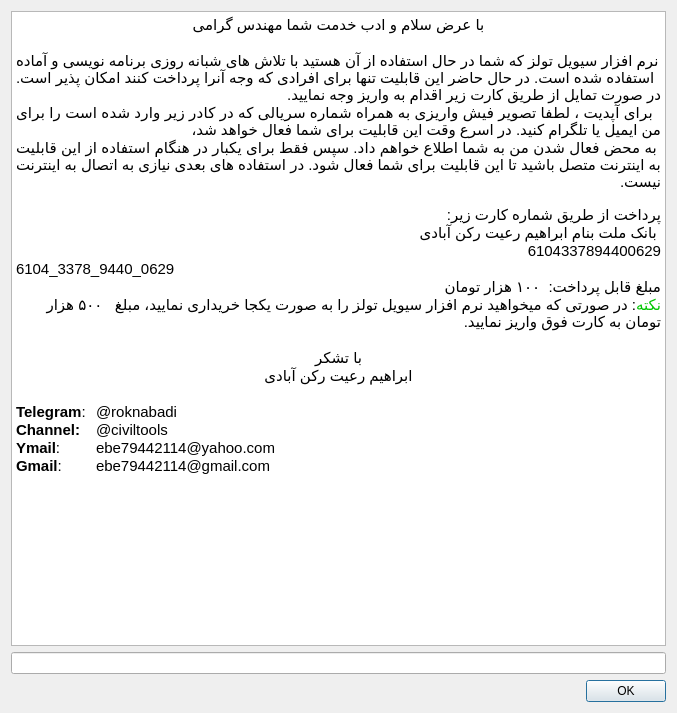
<?xml version="1.0" encoding="UTF-8"?>
<ui version="4.0">
 <class>about</class>
 <widget class="QDialog" name="about">
  <property name="windowModality">
   <enum>Qt::NonModal</enum>
  </property>
  <property name="geometry">
   <rect>
    <x>0</x>
    <y>0</y>
    <width>677</width>
    <height>713</height>
   </rect>
  </property>
  <property name="windowTitle">
   <string>Dialog</string>
  </property>
  <property name="modal">
   <bool>false</bool>
  </property>
  <layout class="QHBoxLayout" name="horizontalLayout">
   <item>
    <layout class="QVBoxLayout" name="verticalLayout">
     <item>
      <widget class="QTextEdit" name="textEdit">
       <property name="html">
        <string>&lt;!DOCTYPE HTML PUBLIC &quot;-//W3C//DTD HTML 4.0//EN&quot; &quot;http://www.w3.org/TR/REC-html40/strict.dtd&quot;&gt;
&lt;html&gt;&lt;head&gt;&lt;meta name=&quot;qrichtext&quot; content=&quot;1&quot; /&gt;&lt;style type=&quot;text/css&quot;&gt;
p, li { white-space: pre-wrap; }
&lt;/style&gt;&lt;/head&gt;&lt;body style=&quot; font-family:'Noto Sans'; font-size:10pt; font-weight:400; font-style:normal;&quot;&gt;
&lt;p align=&quot;center&quot; dir='rtl' style=&quot; margin-top:0px; margin-bottom:0px; margin-left:0px; margin-right:0px; -qt-block-indent:0; text-indent:0px;&quot;&gt;&lt;span style=&quot; font-family:'Ubuntu'; font-size:11pt;&quot;&gt;با عرض سلام و ادب خدمت شما مهندس گرامی&lt;/span&gt;&lt;/p&gt;
&lt;p align=&quot;center&quot; dir='rtl' style=&quot;-qt-paragraph-type:empty; margin-top:0px; margin-bottom:0px; margin-left:0px; margin-right:0px; -qt-block-indent:0; text-indent:0px; font-family:'Ubuntu'; font-size:11pt;&quot;&gt;&lt;br /&gt;&lt;/p&gt;
&lt;p align=&quot;justify&quot; dir='rtl' style=&quot; margin-top:0px; margin-bottom:0px; margin-left:0px; margin-right:0px; -qt-block-indent:0; text-indent:0px;&quot;&gt;&lt;span style=&quot; font-family:'Ubuntu'; font-size:11pt;&quot;&gt;نرم افزار سیویل تولز که شما در حال استفاده از آن هستید با تلاش های شبانه روزی برنامه نویسی و آماده استفاده شده است. در حال حاضر این قابلیت تنها برای افرادی که وجه آنرا پرداخت کنند امکان پذیر است.  در صورت تمایل از طریق کارت زیر اقدام به واریز وجه نمایید.&lt;/span&gt;&lt;/p&gt;
&lt;p align=&quot;justify&quot; dir='rtl' style=&quot; margin-top:0px; margin-bottom:0px; margin-left:0px; margin-right:0px; -qt-block-indent:0; text-indent:0px;&quot;&gt;&lt;span style=&quot; font-family:'Ubuntu'; font-size:11pt;&quot;&gt; برای آپدیت ، لطفا تصویر فیش واریزی به همراه شماره سریالی که در کادر زیر وارد شده است را برای من ایمیل یا تلگرام کنید. در اسرع وقت این قابلیت برای شما فعال خواهد شد،&lt;/span&gt;&lt;/p&gt;
&lt;p align=&quot;justify&quot; dir='rtl' style=&quot; margin-top:0px; margin-bottom:0px; margin-left:0px; margin-right:0px; -qt-block-indent:0; text-indent:0px;&quot;&gt;&lt;span style=&quot; font-family:'Ubuntu'; font-size:11pt;&quot;&gt;به محض فعال شدن من به شما اطلاع خواهم داد. سپس فقط برای یکبار در هنگام استفاده از این قابلیت به اینترنت متصل باشید تا این قابلیت برای شما فعال شود. در استفاده های بعدی نیازی به اتصال به اینترنت نیست.&lt;/span&gt;&lt;/p&gt;
&lt;p align=&quot;right&quot; dir='rtl' style=&quot;-qt-paragraph-type:empty; margin-top:0px; margin-bottom:0px; margin-left:0px; margin-right:0px; -qt-block-indent:0; text-indent:0px;&quot;&gt;&lt;br /&gt;&lt;/p&gt;
&lt;p align=&quot;right&quot; dir='rtl' style=&quot; margin-top:0px; margin-bottom:0px; margin-left:0px; margin-right:0px; -qt-block-indent:0; text-indent:0px;&quot;&gt;&lt;span style=&quot; font-family:'Ubuntu'; font-size:11pt;&quot;&gt;پرداخت از طریق شماره کارت زیر:&lt;/span&gt;&lt;/p&gt;
&lt;p align=&quot;right&quot; dir='rtl' style=&quot; margin-top:0px; margin-bottom:0px; margin-left:0px; margin-right:0px; -qt-block-indent:0; text-indent:0px;&quot;&gt;&lt;span style=&quot; font-family:'Ubuntu'; font-size:11pt;&quot;&gt; بانک ملت بنام ابراهیم رعیت&lt;/span&gt;&lt;span style=&quot; font-family:'Ubuntu'; font-size:11pt; color:#000000;&quot;&gt; رکن آبادی&lt;/span&gt;&lt;/p&gt;
&lt;p align=&quot;right&quot; dir='rtl' style=&quot; margin-top:0px; margin-bottom:0px; margin-left:0px; margin-right:0px; -qt-block-indent:0; text-indent:0px;&quot;&gt;&lt;span style=&quot; font-family:'Ubuntu'; font-size:11pt; color:#000000;&quot;&gt;6104337894400629&lt;/span&gt;&lt;/p&gt;
&lt;p style=&quot; margin-top:0px; margin-bottom:0px; margin-left:0px; margin-right:0px; -qt-block-indent:0; text-indent:0px;&quot;&gt;&lt;span style=&quot; font-family:'Ubuntu'; font-size:11pt; color:#000000;&quot;&gt;6104_3378_9440_0629&lt;/span&gt;&lt;/p&gt;
&lt;p align=&quot;right&quot; dir='rtl' style=&quot; margin-top:0px; margin-bottom:0px; margin-left:0px; margin-right:0px; -qt-block-indent:0; text-indent:0px;&quot;&gt;&lt;span style=&quot; font-family:'Ubuntu'; font-size:11pt; color:#000000;&quot;&gt;مبلغ قابل پرداخت:  ۱۰۰ هزار تومان&lt;/span&gt;&lt;/p&gt;
&lt;p align=&quot;right&quot; dir='rtl' style=&quot; margin-top:0px; margin-bottom:0px; margin-left:0px; margin-right:0px; -qt-block-indent:0; text-indent:0px;&quot;&gt;&lt;span style=&quot; font-family:'Ubuntu'; font-size:11pt; color:#00c700;&quot;&gt;نکته&lt;/span&gt;&lt;span style=&quot; font-family:'Ubuntu'; font-size:11pt; color:#000000;&quot;&gt;: در صورتی که میخواهید نرم افزار سیویل تولز را به صورت یکجا خریداری نمایید، مبلغ   ۵۰۰ هزار تومان به کارت فوق واریز نمایید.&lt;/span&gt;&lt;/p&gt;
&lt;p align=&quot;right&quot; dir='rtl' style=&quot;-qt-paragraph-type:empty; margin-top:0px; margin-bottom:0px; margin-left:0px; margin-right:0px; -qt-block-indent:0; text-indent:0px; font-family:'Ubuntu'; font-size:11pt; font-weight:600;&quot;&gt;&lt;br /&gt;&lt;/p&gt;
&lt;p align=&quot;center&quot; dir='rtl' style=&quot; margin-top:0px; margin-bottom:0px; margin-left:0px; margin-right:0px; -qt-block-indent:0; text-indent:0px;&quot;&gt;&lt;span style=&quot; font-family:'Ubuntu'; font-size:11pt;&quot;&gt;با تشکر&lt;/span&gt;&lt;/p&gt;
&lt;p align=&quot;center&quot; dir='rtl' style=&quot; margin-top:0px; margin-bottom:0px; margin-left:0px; margin-right:0px; -qt-block-indent:0; text-indent:0px;&quot;&gt;&lt;span style=&quot; font-family:'Ubuntu'; font-size:11pt;&quot;&gt;ابراهیم رعیت رکن آبادی&lt;/span&gt;&lt;/p&gt;
&lt;p align=&quot;right&quot; dir='rtl' style=&quot;-qt-paragraph-type:empty; margin-top:0px; margin-bottom:0px; margin-left:0px; margin-right:0px; -qt-block-indent:0; text-indent:0px; font-family:'Ubuntu'; font-size:11pt;&quot;&gt;&lt;br /&gt;&lt;/p&gt;
&lt;p style=&quot; margin-top:0px; margin-bottom:0px; margin-left:0px; margin-right:0px; -qt-block-indent:0; text-indent:0px;&quot;&gt;&lt;span style=&quot; font-family:'Ubuntu'; font-size:11pt; font-weight:600;&quot;&gt;Telegram&lt;/span&gt;&lt;span style=&quot; font-family:'Ubuntu'; font-size:11pt;&quot;&gt;: 	@roknabadi&lt;/span&gt;&lt;/p&gt;
&lt;p style=&quot; margin-top:0px; margin-bottom:0px; margin-left:0px; margin-right:0px; -qt-block-indent:0; text-indent:0px;&quot;&gt;&lt;span style=&quot; font-family:'Ubuntu'; font-size:11pt; font-weight:600;&quot;&gt;Channel:&lt;/span&gt;&lt;span style=&quot; font-family:'Ubuntu'; font-size:11pt;&quot;&gt; 	@civiltools&lt;/span&gt;&lt;/p&gt;
&lt;p style=&quot; margin-top:0px; margin-bottom:0px; margin-left:0px; margin-right:0px; -qt-block-indent:0; text-indent:0px;&quot;&gt;&lt;span style=&quot; font-family:'Ubuntu'; font-size:11pt; font-weight:600;&quot;&gt;Ymail&lt;/span&gt;&lt;span style=&quot; font-family:'Ubuntu'; font-size:11pt;&quot;&gt;: 	ebe79442114@yahoo.com&lt;/span&gt;&lt;/p&gt;
&lt;p style=&quot; margin-top:0px; margin-bottom:0px; margin-left:0px; margin-right:0px; -qt-block-indent:0; text-indent:0px;&quot;&gt;&lt;span style=&quot; font-family:'Ubuntu'; font-size:11pt; font-weight:600;&quot;&gt;Gmail&lt;/span&gt;&lt;span style=&quot; font-family:'Ubuntu'; font-size:11pt;&quot;&gt;: 	ebe79442114@gmail.com&lt;/span&gt;&lt;/p&gt;
&lt;p align=&quot;right&quot; dir='rtl' style=&quot;-qt-paragraph-type:empty; margin-top:0px; margin-bottom:0px; margin-left:0px; margin-right:0px; -qt-block-indent:0; text-indent:0px; font-family:'Ubuntu'; font-size:11pt; font-weight:600;&quot;&gt;&lt;br /&gt;&lt;/p&gt;&lt;/body&gt;&lt;/html&gt;</string>
       </property>
      </widget>
     </item>
     <item>
      <widget class="QLineEdit" name="serial"/>
     </item>
     <item>
      <widget class="QDialogButtonBox" name="buttonBox">
       <property name="orientation">
        <enum>Qt::Horizontal</enum>
       </property>
       <property name="standardButtons">
        <set>QDialogButtonBox::Ok</set>
       </property>
      </widget>
     </item>
    </layout>
   </item>
  </layout>
 </widget>
 <resources/>
 <connections>
  <connection>
   <sender>buttonBox</sender>
   <signal>accepted()</signal>
   <receiver>about</receiver>
   <slot>accept()</slot>
   <hints>
    <hint type="sourcelabel">
     <x>248</x>
     <y>254</y>
    </hint>
    <hint type="destinationlabel">
     <x>157</x>
     <y>274</y>
    </hint>
   </hints>
  </connection>
  <connection>
   <sender>buttonBox</sender>
   <signal>rejected()</signal>
   <receiver>about</receiver>
   <slot>reject()</slot>
   <hints>
    <hint type="sourcelabel">
     <x>316</x>
     <y>260</y>
    </hint>
    <hint type="destinationlabel">
     <x>286</x>
     <y>274</y>
    </hint>
   </hints>
  </connection>
 </connections>
</ui>
